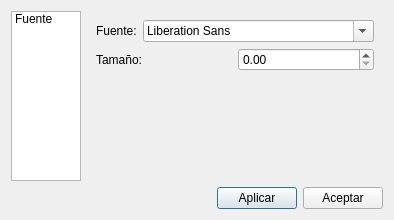
<?xml version="1.0" encoding="UTF-8"?>
<ui version="4.0">
 <class>DuPreferenciasDialog</class>
 <widget class="QDialog" name="DuPreferenciasDialog">
  <property name="geometry">
   <rect>
    <x>0</x>
    <y>0</y>
    <width>351</width>
    <height>220</height>
   </rect>
  </property>
  <property name="windowTitle">
   <string>Preferencias</string>
  </property>
  <layout class="QGridLayout" name="gridLayout">
   <item row="0" column="0">
    <layout class="QHBoxLayout" name="horizontalLayout_4">
     <item>
      <widget class="QListWidget" name="listWidget">
       <item>
        <property name="text">
         <string>Fuente</string>
        </property>
       </item>
      </widget>
     </item>
     <item>
      <widget class="QStackedWidget" name="stackedWidget">
       <widget class="QWidget" name="page">
        <layout class="QVBoxLayout" name="verticalLayout">
         <item>
          <layout class="QHBoxLayout" name="horizontalLayout">
           <item>
            <widget class="QLabel" name="label">
             <property name="text">
              <string>Fuente:</string>
             </property>
            </widget>
           </item>
           <item>
            <widget class="QFontComboBox" name="fontComboBox"/>
           </item>
          </layout>
         </item>
         <item>
          <layout class="QHBoxLayout" name="horizontalLayout_3">
           <item>
            <widget class="QLabel" name="label_2">
             <property name="text">
              <string>Tamaño:</string>
             </property>
            </widget>
           </item>
           <item>
            <widget class="QDoubleSpinBox" name="doubleSpinBox">
             <property name="maximum">
              <double>1000000000000000048346692115553659057528394845890514255872.000000000000000</double>
             </property>
            </widget>
           </item>
          </layout>
         </item>
         <item>
          <spacer name="verticalSpacer">
           <property name="orientation">
            <enum>Qt::Vertical</enum>
           </property>
           <property name="sizeHint" stdset="0">
            <size>
             <width>20</width>
             <height>92</height>
            </size>
           </property>
          </spacer>
         </item>
        </layout>
       </widget>
       <widget class="QWidget" name="page_2"/>
      </widget>
     </item>
    </layout>
   </item>
   <item row="1" column="0">
    <layout class="QHBoxLayout" name="horizontalLayout_2">
     <item>
      <spacer name="horizontalSpacer">
       <property name="orientation">
        <enum>Qt::Horizontal</enum>
       </property>
       <property name="sizeHint" stdset="0">
        <size>
         <width>40</width>
         <height>20</height>
        </size>
       </property>
      </spacer>
     </item>
     <item>
      <widget class="QPushButton" name="aplicarPushButton">
       <property name="text">
        <string>Aplicar</string>
       </property>
      </widget>
     </item>
     <item>
      <widget class="QPushButton" name="aceptarPushButton">
       <property name="text">
        <string>Aceptar</string>
       </property>
      </widget>
     </item>
    </layout>
   </item>
  </layout>
 </widget>
 <resources/>
 <connections/>
</ui>
